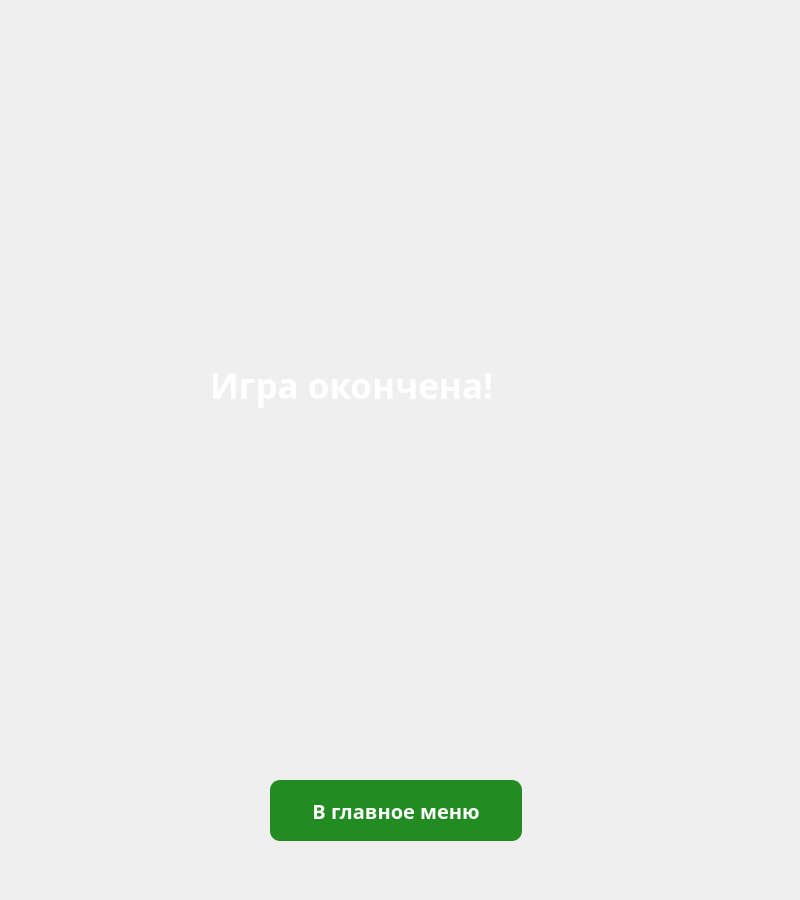
<?xml version="1.0" encoding="UTF-8"?>
<ui version="4.0">
 <class>GameOverWindow</class>
 <widget class="QWidget" name="GameOverWindow">
  <property name="geometry">
   <rect>
    <x>0</x>
    <y>0</y>
    <width>800</width>
    <height>900</height>
   </rect>
  </property>
  <property name="windowTitle">
   <string>Form</string>
  </property>
  <widget class="QPushButton" name="Exit">
   <property name="geometry">
    <rect>
     <x>270</x>
     <y>780</y>
     <width>252</width>
     <height>61</height>
    </rect>
   </property>
   <property name="font">
    <font>
     <family>Arial Black</family>
     <pointsize>-1</pointsize>
     <weight>75</weight>
     <italic>false</italic>
     <bold>true</bold>
    </font>
   </property>
   <property name="styleSheet">
    <string notr="true">QPushButton{
background-color: #228B22;
	 color : white;
     border-style: outset;
     border-radius: 10px;
     border-color: beige;
     font: bold 20px;
     min-width: 10em;
     padding: 6px;
}

QPushButton:hover{
	background-color: green;
}

QPushButton:pressed {
    background-color: qlineargradient(x1: 0, y1: 0, x2: 0, y2: 1,
                                      stop: 0 #008000, stop: 1 #006400);
}</string>
   </property>
   <property name="text">
    <string>В главное меню</string>
   </property>
  </widget>
  <widget class="QLabel" name="label">
   <property name="geometry">
    <rect>
     <x>210</x>
     <y>350</y>
     <width>381</width>
     <height>71</height>
    </rect>
   </property>
   <property name="font">
    <font>
     <family>Arial Black</family>
     <pointsize>26</pointsize>
     <weight>75</weight>
     <bold>true</bold>
    </font>
   </property>
   <property name="styleSheet">
    <string notr="true">QLabel{color: white}</string>
   </property>
   <property name="text">
    <string>Игра окончена!</string>
   </property>
  </widget>
 </widget>
 <resources/>
 <connections/>
</ui>
